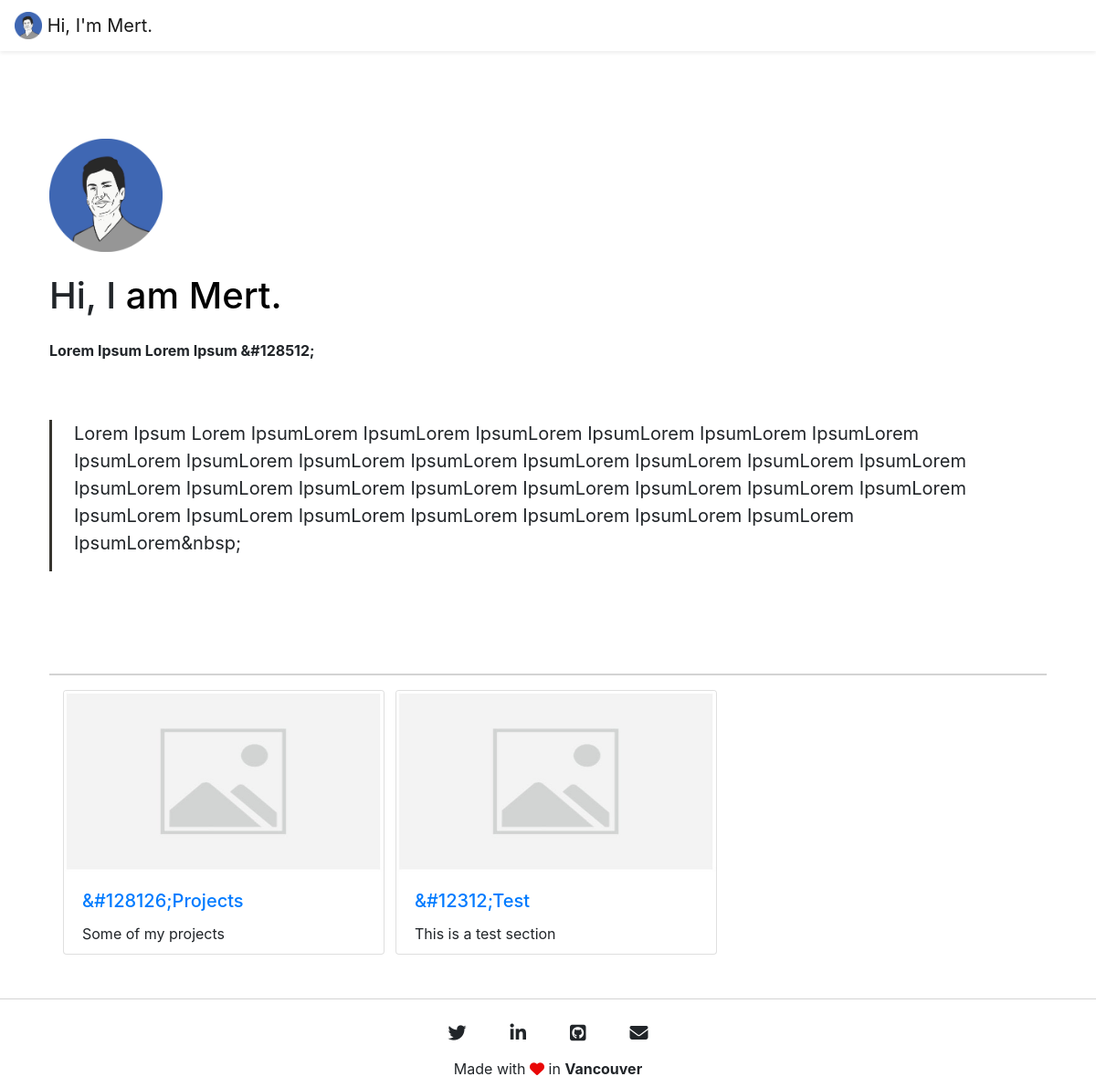
Before: / with the older database file.
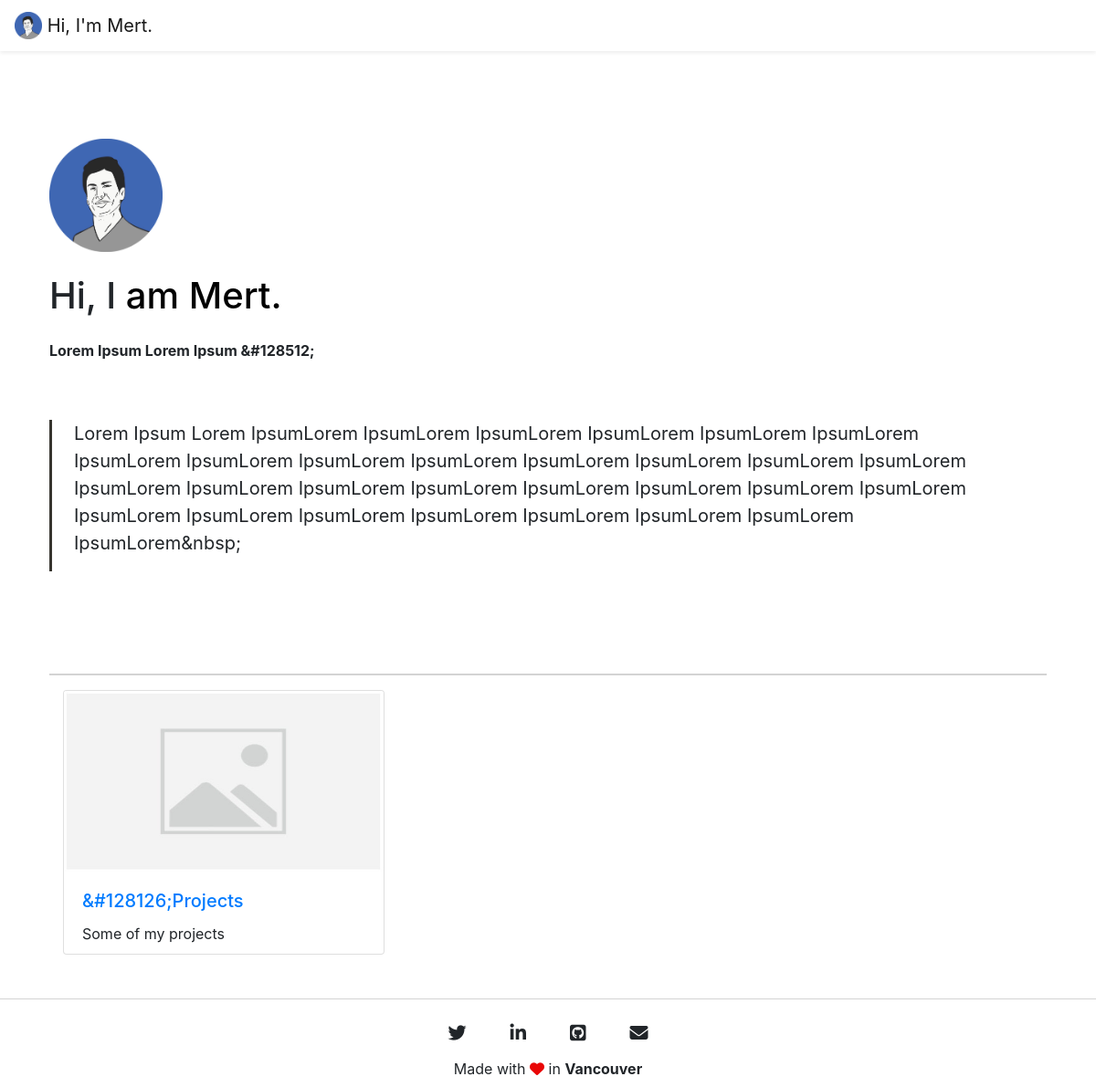
After: the same page with the newer database file.
### homepage/models.py (models this page shows)
class Section(models.Model):
    title = models.CharField(max_length=50)
    description = models.CharField(max_length=50)
    image = models.ImageField(null=True)
    section_emoji = models.IntegerField() # dec value for emoji
    links_to = models.URLField()

### homepage/views.py (the view)
# urls.py: path('', homepage_view),
def homepage_view(request, *args, **kwargs):
    personal_details = Bio.objects.get(id=1)
    sections = Section.objects.order_by('id')
    context = {
        'short_description': personal_details.short_description,
        'emoji': personal_details.short_description_emoji,
        'summary': personal_details.summary,
        'sections': sections
    }
    return render(request, "index.html", context)

### homepage/templates/index.html (shortened to what this page needs)
{% extends 'base.html' %}
{% load static %}
{% block content %}
<div class="px-4 container">
    <div class="my-5 container" id="welcome-container">
        <div class="row">
            <img class="mt-5" src="{% static 'images/logo.png' %}" width="124" height="124" alt="">
        </div>
        <div class="mt-4 row">
            <h1>Hi, I&nbsp;</h1>
            <h1 style="color: black; border-right: 0.08em solid black;" class="typewrite" data-period="2000"
                data-type='[ "am Mert.", "am a software developer."]'>
            </h1>
        </div>
        <div class="my-3 row">
            <b>{{short_description}} &#{{emoji}};</b>
        </div>
        <div class="py-5 row">
            <blockquote class="blockquote" style="border-left: 3px solid rgb(55, 53, 47);">
                <p class="px-4">{{summary}}</p>
            </blockquote>
        </div>
    </div>
    <div class="mt-5 container" id="menu-container" style="border-top: 2px solid lightgray;">
        <div class="mt-3 row">
            {% for section in sections %}
            <div class="col-sm-4">
                <div class="card" style="height:290px; width: 352px;">
                    <img src="{{section.image.url}}" class="card-img-top" width="352" height="198" alt="...">
                    <div class="card-body">
                        <a href="{{section.links_to}}">
                            <h5 class="card-title">&#{{section.section_emoji}};{{section.title}}</h5>
                        </a>
                        <p class="card-text">{{section.description}}</p>
                    </div>
                </div>
            </div>
            {% endfor %}
        </div>
    </div>
</div>
{% endblock %}

Changed rows visible on the page:
removed Section: image (picture), section_emoji "12312", title "Test", description "This is a test section"
